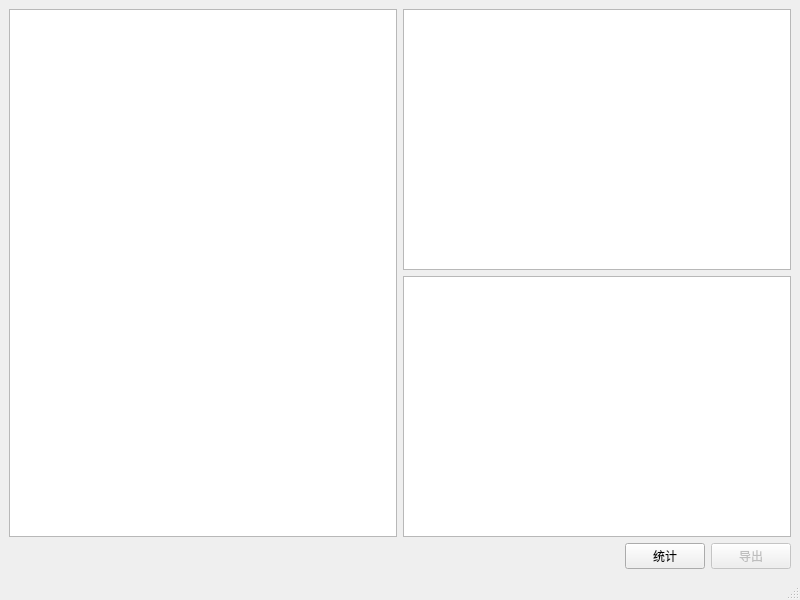
<?xml version="1.0" encoding="UTF-8"?>
<ui version="4.0">
 <class>MainWindow</class>
 <widget class="QMainWindow" name="MainWindow">
  <property name="geometry">
   <rect>
    <x>0</x>
    <y>0</y>
    <width>800</width>
    <height>600</height>
   </rect>
  </property>
  <property name="windowTitle">
   <string>CEFR Levels Test</string>
  </property>
  <widget class="QWidget" name="centralwidget">
   <layout class="QGridLayout" name="gridLayout">
    <item row="1" column="1">
     <widget class="QChartView" name="graphicsView_2"/>
    </item>
    <item row="2" column="0" colspan="2">
     <layout class="QHBoxLayout" name="horizontalLayout">
      <item>
       <widget class="QLabel" name="label">
        <property name="minimumSize">
         <size>
          <width>50</width>
          <height>0</height>
         </size>
        </property>
        <property name="text">
         <string/>
        </property>
       </widget>
      </item>
      <item>
       <spacer name="horizontalSpacer">
        <property name="orientation">
         <enum>Qt::Horizontal</enum>
        </property>
        <property name="sizeHint" stdset="0">
         <size>
          <width>40</width>
          <height>20</height>
         </size>
        </property>
       </spacer>
      </item>
      <item>
       <widget class="QPushButton" name="pushButton">
        <property name="text">
         <string>统计</string>
        </property>
       </widget>
      </item>
      <item>
       <widget class="QPushButton" name="pushButton_2">
        <property name="enabled">
         <bool>false</bool>
        </property>
        <property name="text">
         <string>导出</string>
        </property>
       </widget>
      </item>
     </layout>
    </item>
    <item row="0" column="0" rowspan="2">
     <widget class="CustomTextEdit" name="textEdit"/>
    </item>
    <item row="0" column="1">
     <widget class="QChartView" name="graphicsView"/>
    </item>
   </layout>
  </widget>
  <widget class="QMenuBar" name="menubar">
   <property name="geometry">
    <rect>
     <x>0</x>
     <y>0</y>
     <width>800</width>
     <height>18</height>
    </rect>
   </property>
  </widget>
  <widget class="QStatusBar" name="statusbar"/>
 </widget>
 <customwidgets>
  <customwidget>
   <class>QChartView</class>
   <extends>QGraphicsView</extends>
   <header location="global">qchartview.h</header>
  </customwidget>
  <customwidget>
   <class>CustomTextEdit</class>
   <extends>QTextEdit</extends>
   <header location="global">customtextedit.h</header>
  </customwidget>
 </customwidgets>
 <resources/>
 <connections/>
</ui>
